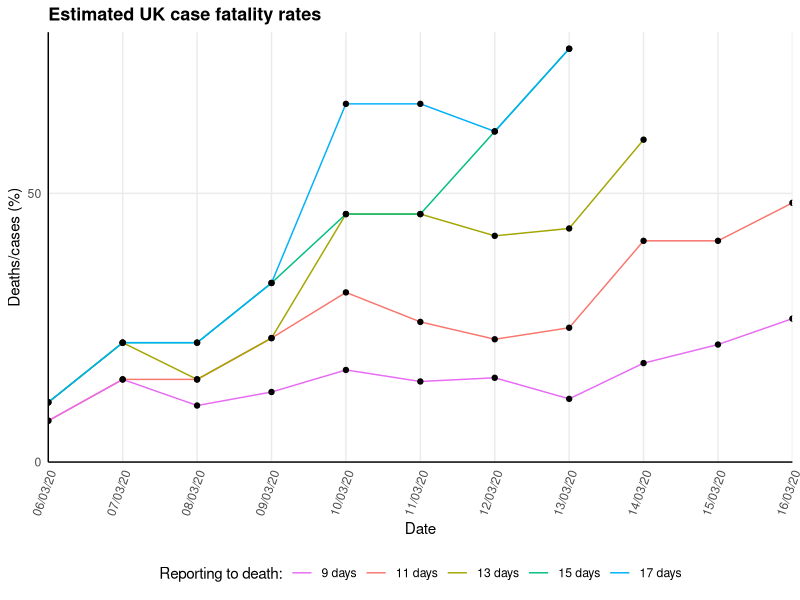

The R script that drew this image:
## Exploration of UK COVID-19 data: CFR statistics over time
## Emma Doughty (e.doughty6@gmail.com)

# Install libraries if necessary
#if(!require(ggpubr)) install.packages("ggpubr")
#if(!require(tidyverse)) install.packages("tidyverse")
#if(!require(scales)) install.packages("scales")

# Load libraries
library(readr)
library(tidyr)
library(plyr)
library(ggplot2)
library(scales)
library(ggpubr)

#Load data
COVID19_by_day <- read_csv("Data/COVID19_by_day.csv")
COVID19_by_day$Date <- as.Date(COVID19_by_day$Date, format = "%d/%m/%y")
COVID19_by_day <- COVID19_by_day[order(COVID19_by_day$Date),]

# Data taken from: https://github.com/midas-network/COVID-19/tree/master/parameter_estimates/2019_novel_coronavirus
# Looks case fatality rate in terms of number of deaths vs estimated number of cases at time of onset
# Fatality rate plotted for a range of reporting times 
# Reporting times chosen to fit with:
  # 14-23d from symptom onset to death
  # ~5d from onset to reporting
  # Therefore, time from reporting to death min =14-5 = 9d; max = 23-5 =18d; avg = 17d-5 = 12d
  # Chosen to show 19, 17, 15, 13, 11, 9d to give even spread across the middle/lower 
  # (4-7d exposure to symptom onset)

#### Generate dataframe for plot ####
# Cumulative deaths vs cumulative cases 17 days prior
df_Deaths17d <- data.frame(Date = COVID19_by_day$Date, 
                           CumCases = COVID19_by_day$CumCases, 
                           CumDeaths = COVID19_by_day$CumDeaths, 
                           DeathStat = "17 days", StatValue = "0", 
                           stringsAsFactors = FALSE)

df_Deaths17d[,c(5)] <- sapply(df_Deaths17d$StatValue, as.double)

for (i in 36:nrow(df_Deaths17d)) {
  df_Deaths17d[[i, 5]] <- (100 * (df_Deaths17d[i,3]/df_Deaths17d[i-17,2]))
}

# Cumulative deaths vs cumulative cases 15 days prior
df_Deaths15d <- data.frame(Date = COVID19_by_day$Date, 
                            CumCases = COVID19_by_day$CumCases, 
                            CumDeaths = COVID19_by_day$CumDeaths, 
                            DeathStat = "15 days", StatValue = "0", 
                            stringsAsFactors = FALSE)
 
df_Deaths15d[,c(5)] <- sapply(df_Deaths15d$StatValue, as.double)
 
for (i in 36:nrow(df_Deaths15d)) {
  df_Deaths15d[[i, 5]] <- (100 * (df_Deaths15d[i,3]/df_Deaths15d[i-15,2]))
}

# Cumulative deaths vs cumulative cases 13 days prior
df_Deaths13d <- data.frame(Date = COVID19_by_day$Date, 
                           CumCases = COVID19_by_day$CumCases, 
                           CumDeaths = COVID19_by_day$CumDeaths, 
                           DeathStat = "13 days", StatValue = "0", 
                           stringsAsFactors = FALSE)

df_Deaths13d[,c(5)] <- sapply(df_Deaths13d$StatValue, as.double)

for (i in 36:nrow(df_Deaths13d)) {
  df_Deaths13d[[i, 5]] <- (100 * (df_Deaths13d[i,3]/df_Deaths13d[i-13,2]))
}

# Cumulative deaths vs cumulative cases 11 days prior
df_Deaths11d <- data.frame(Date = COVID19_by_day$Date, 
                           CumCases = COVID19_by_day$CumCases, 
                           CumDeaths = COVID19_by_day$CumDeaths, 
                           DeathStat = "11 days", StatValue = "0", 
                           stringsAsFactors = FALSE)

df_Deaths11d[,c(5)] <- sapply(df_Deaths11d$StatValue, as.double)

for (i in 36:nrow(df_Deaths11d)) {
  df_Deaths11d[[i, 5]] <- (100 * (df_Deaths11d[i,3]/df_Deaths11d[i-11,2]))
}

# Cumulative deaths vs cumulative cases 9 days prior
df_Deaths9d <- data.frame(Date = COVID19_by_day$Date, 
                          CumCases = COVID19_by_day$CumCases, 
                          CumDeaths = COVID19_by_day$CumDeaths, 
                          DeathStat = "9 days", StatValue = "0", 
                          stringsAsFactors = FALSE)
df_Deaths9d[,c(5)] <- sapply(df_Deaths9d$StatValue, as.double)
for (i in 36:nrow(df_Deaths9d)) {
  df_Deaths9d[[i, 5]] <- (100 * (df_Deaths9d[i,3]/df_Deaths9d[i-9,2]))
}

# Merge data for all estimated dates of reporting
df_DeathsStats <- rbind(df_Deaths17d, df_Deaths15d, df_Deaths13d, df_Deaths11d, df_Deaths9d)
df_DeathsStats <-df_DeathsStats[!(df_DeathsStats$CumDeaths==0),]

#### Plot graph for mortslity stats ####
DeathStats_Factor <- 10^(floor(log10(signif(max(df_DeathsStats$StatValue)))))
DeathStats_Breaks <- ceiling(DeathStats_Factor/2)

plot_CFR <- ggplot(data=df_DeathsStats, aes(x=Date, y=df_DeathsStats$StatValue, group=DeathStat)) +
  geom_line(aes(color=DeathStat))+
  geom_point()+
  scale_x_date(labels = date_format("%d/%m/%y"), expand = c(0, 0), 
               limits = c(min(df_DeathsStats$Date), max(df_DeathsStats$Date)),
               breaks = seq(min(df_DeathsStats$Date), max(df_DeathsStats$Date), 1)) +
  scale_y_continuous(limits = c(0, 80), 
                     breaks = seq(0, 80, DeathStats_Breaks),
                     expand = c(0, 0)) +
  ylab("Deaths/cases (%)") + xlab("Date") +
  ggtitle("Estimated UK case fatality rates") +
  theme_minimal() +
  theme(plot.title = element_text(size=13, face="bold"),
        legend.position = "bottom",
        axis.line = element_line(colour = "black"),
        axis.text.x = element_text(angle = 70, hjust = 1, vjust = 1), 
        panel.grid.minor = element_blank()) + 
  labs(colour = "Reporting to death:") + 
  scale_color_discrete(breaks=c("9 days","11 days","13 days","15 days","17 days"))

pdf("CFR_Stats_plot.pdf", height = 8.27, width = 11.69)
plot_CFR
dev.off()
